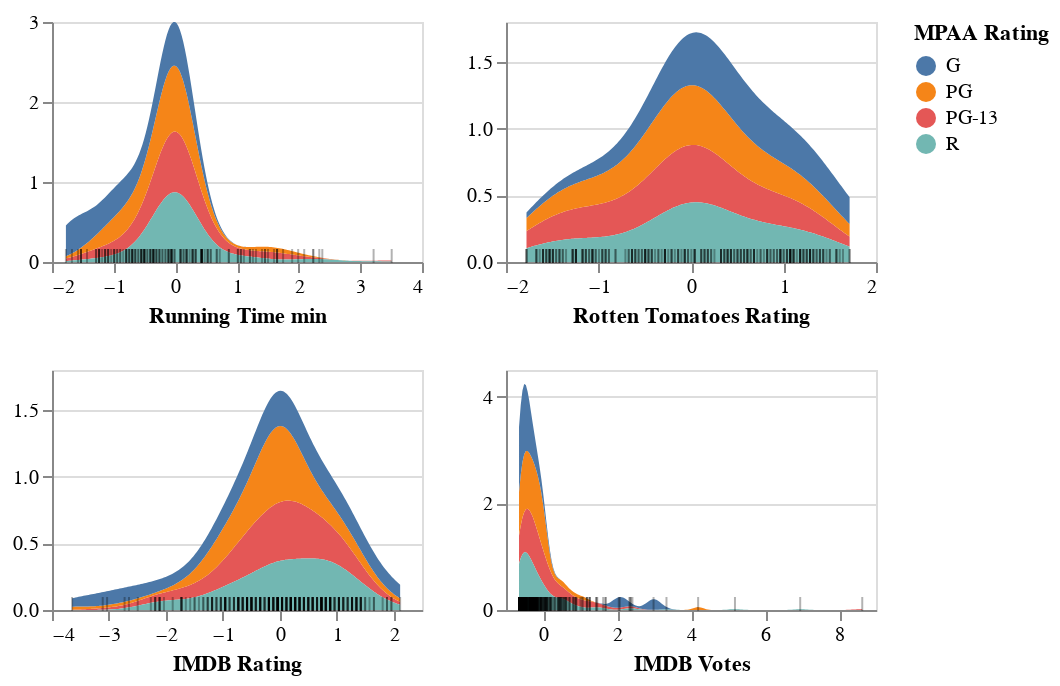

Write notebook code for a chart like this one.
### Markdown cell above
A categorical column can be used to group the data
and compare multiple distributions
within the same variable.

### Code cell
aly.dist(movies, 'MPAA Rating')

### Figure 1 — Vega-Lite specification as saved in the notebook (floating-point values rounded to 4 significant figures; data arrays with more than 128 entries replaced by an {"elided": "..."} marker saying what was removed)
{"config": {"view": {"continuousWidth": 400, "continuousHeight": 300}}, "concat": [{"layer": [{"mark": "area", "encoding": {"color": {"type": "nominal", "field": "MPAA Rating"}, "x": {"type": "quantitative", "axis": {"grid": false}, "field": "Running Time min"}, "y": {"type": "quantitative", "field": "density", "title": null}}, "height": 120, "transform": [{"density": "Running Time min", "groupby": ["MPAA Rating"], "minsteps": 100, "as": ["Running Time min", "density"]}], "width": 185}, {"mark": {"type": "tick", "color": "black", "height": 7, "opacity": 0.3, "yOffset": 57}, "encoding": {"x": {"type": "quantitative", "field": "Running Time min"}}}]}, {"layer": [{"mark": "area", "encoding": {"color": {"type": "nominal", "field": "MPAA Rating"}, "x": {"type": "quantitative", "axis": {"grid": false}, "field": "Rotten Tomatoes Rating"}, "y": {"type": "quantitative", "field": "density", "title": null}}, "height": 120, "transform": [{"density": "Rotten Tomatoes Rating", "groupby": ["MPAA Rating"], "minsteps": 100, "as": ["Rotten Tomatoes Rating", "density"]}], "width": 185}, {"mark": {"type": "tick", "color": "black", "height": 7, "opacity": 0.3, "yOffset": 57}, "encoding": {"x": {"type": "quantitative", "field": "Rotten Tomatoes Rating"}}}]}, {"layer": [{"mark": "area", "encoding": {"color": {"type": "nominal", "field": "MPAA Rating"}, "x": {"type": "quantitative", "axis": {"grid": false}, "field": "IMDB Rating"}, "y": {"type": "quantitative", "field": "density", "title": null}}, "height": 120, "transform": [{"density": "IMDB Rating", "groupby": ["MPAA Rating"], "minsteps": 100, "as": ["IMDB Rating", "density"]}], "width": 185}, {"mark": {"type": "tick", "color": "black", "height": 7, "opacity": 0.3, "yOffset": 57}, "encoding": {"x": {"type": "quantitative", "field": "IMDB Rating"}}}]}, {"layer": [{"mark": "area", "encoding": {"color": {"type": "nominal", "field": "MPAA Rating"}, "x": {"type": "quantitative", "axis": {"grid": false}, "field": "IMDB Votes"}, "y": {"type": "quantitative", "field": "density", "title": null}}, "height": 120, "transform": [{"density": "IMDB Votes", "groupby": ["MPAA Rating"], "minsteps": 100, "as": ["IMDB Votes", "density"]}], "width": 185}, {"mark": {"type": "tick", "color": "black", "height": 7, "opacity": 0.3, "yOffset": 57}, "encoding": {"x": {"type": "quantitative", "field": "IMDB Votes"}}}]}], "columns": 2, "data": {"name": "data-9f7fe7204f18104d6279a84141ba35ae"}, "$schema": "https://vega.github.io/schema/vega-lite/v4.8.1.json", "datasets": {"data-9f7fe7204f18104d6279a84141ba35ae": {"elided": "319 records"}}}
